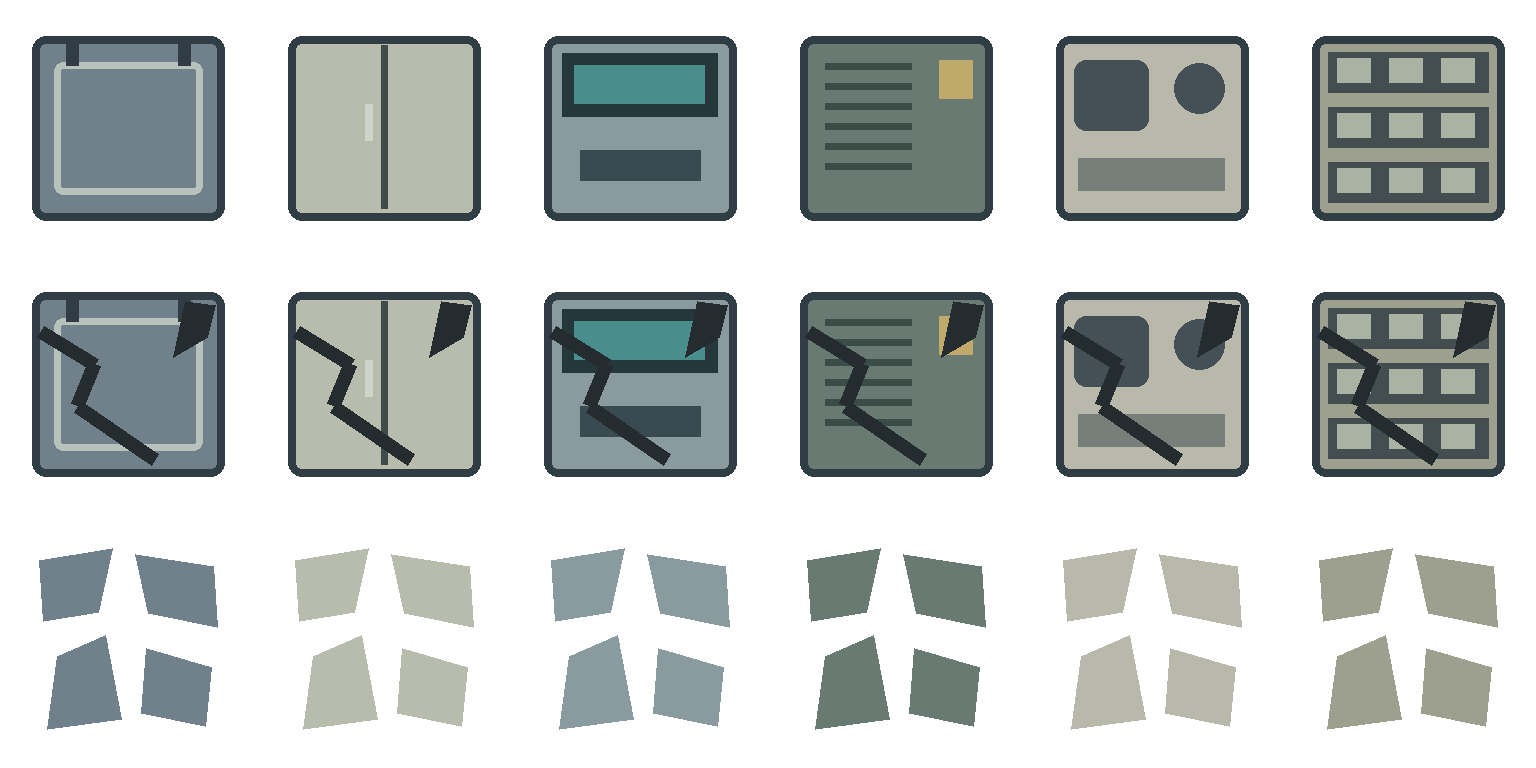

Source code (Python):
from PIL import Image, ImageDraw
from pathlib import Path
# Six full 256 px placement frames per row; no recentering at export.
image = Image.new("RGBA", (1536, 768))
draw = ImageDraw.Draw(image)
colors = ["#71818b", "#b8bcad", "#899b9f", "#697a72", "#b8b8ab", "#9d9f8f"]
for row in range(3):
    for col in range(6):
        x, y = col*256, row*256
        color = colors[col]
        if row == 2:
            for points in [[(39,48),(112,36),(98,100),(43,109)],[(135,42),(213,54),(217,115),(148,101)],[(57,144),(105,123),(121,207),(47,217)],[(146,136),(211,155),(205,214),(141,201)]]:
                draw.polygon([(x+a,y+b) for a,b in points], fill=color)
            continue
        draw.rounded_rectangle((x+32,y+36,x+224,y+220), radius=14, fill=color, outline="#303d44", width=8)
        if col == 0:
            draw.rounded_rectangle((x+54,y+62,x+202,y+194), radius=9, outline="#b8c2bd", width=7)
            for a in [66,178]: draw.rectangle((x+a,y+37,x+a+12,y+65),fill="#303d44")
        elif col == 1:
            draw.line((x+128,y+45,x+128,y+208),fill="#404b4b",width=7)
            draw.rectangle((x+109,y+104,x+116,y+140),fill="#ced5ca")
        elif col == 2:
            draw.rectangle((x+50,y+53,x+205,y+116),fill="#26373b")
            draw.rectangle((x+62,y+65,x+192,y+103),fill="#498e8c")
            draw.rectangle((x+68,y+150,x+188,y+180),fill="#394b51")
        elif col == 3:
            for a in range(66,181,20): draw.line((x+57,y+a,x+143,y+a), fill="#394c48",width=7)
            draw.rectangle((x+171,y+60,x+204,y+98),fill="#bfaa6b")
        elif col == 4:
            draw.rounded_rectangle((x+50,y+60,x+124,y+130),radius=12,fill="#445056")
            draw.ellipse((x+150,y+63,x+200,y+113),fill="#445056")
            draw.rectangle((x+54,y+158,x+200,y+190),fill="#787f7b")
        else:
            for a in [52,107,162]:
                draw.rectangle((x+48,y+a,x+208,y+a+40),fill="#444e50")
                for b in [57,109,161]: draw.rectangle((x+b,y+a+6,x+b+33,y+a+30),fill="#aab2a3")
        if row == 1:
            draw.line([(x+40,y+75),(x+94,y+108),(x+77,y+150),(x+154,y+203)],fill="#252c30",width=14)
            draw.polygon([(x+185,y+45),(x+215,y+49),(x+207,y+81),(x+173,y+101)],fill="#252c30")
image.save(Path(__file__).with_suffix(".png"))
